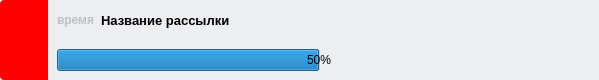
<?xml version="1.0" encoding="UTF-8"?>
<ui version="4.0">
 <class>LaunchedListWidgetItem</class>
 <widget class="QWidget" name="LaunchedListWidgetItem">
  <property name="geometry">
   <rect>
    <x>0</x>
    <y>0</y>
    <width>599</width>
    <height>80</height>
   </rect>
  </property>
  <property name="sizePolicy">
   <sizepolicy hsizetype="Preferred" vsizetype="Fixed">
    <horstretch>0</horstretch>
    <verstretch>0</verstretch>
   </sizepolicy>
  </property>
  <property name="minimumSize">
   <size>
    <width>0</width>
    <height>80</height>
   </size>
  </property>
  <property name="windowTitle">
   <string>Form</string>
  </property>
  <layout class="QGridLayout" name="gridLayout">
   <property name="leftMargin">
    <number>0</number>
   </property>
   <property name="topMargin">
    <number>0</number>
   </property>
   <property name="rightMargin">
    <number>0</number>
   </property>
   <property name="bottomMargin">
    <number>0</number>
   </property>
   <item row="0" column="0">
    <widget class="QWidget" name="mainWidget" native="true">
     <property name="sizePolicy">
      <sizepolicy hsizetype="Preferred" vsizetype="Preferred">
       <horstretch>0</horstretch>
       <verstretch>0</verstretch>
      </sizepolicy>
     </property>
     <property name="styleSheet">
      <string notr="true">border-top-left-radius: 4px;
border-bottom-left-radius: 4px;
border-top-right-radius: 0px;
border-bottom-right-radius: 0px;
</string>
     </property>
     <layout class="QHBoxLayout" name="horizontalLayout">
      <property name="spacing">
       <number>0</number>
      </property>
      <property name="leftMargin">
       <number>0</number>
      </property>
      <property name="topMargin">
       <number>0</number>
      </property>
      <property name="rightMargin">
       <number>0</number>
      </property>
      <property name="bottomMargin">
       <number>0</number>
      </property>
      <item>
       <widget class="QWidget" name="iconPlaceWidget" native="true">
        <property name="minimumSize">
         <size>
          <width>30</width>
          <height>0</height>
         </size>
        </property>
        <property name="maximumSize">
         <size>
          <width>50</width>
          <height>16777215</height>
         </size>
        </property>
        <property name="styleSheet">
         <string notr="true">background-color: red;</string>
        </property>
        <layout class="QGridLayout" name="gridLayout_2">
         <item row="0" column="0">
          <widget class="QLabel" name="iconLabel">
           <property name="sizePolicy">
            <sizepolicy hsizetype="Preferred" vsizetype="Preferred">
             <horstretch>0</horstretch>
             <verstretch>0</verstretch>
            </sizepolicy>
           </property>
           <property name="minimumSize">
            <size>
             <width>30</width>
             <height>30</height>
            </size>
           </property>
           <property name="maximumSize">
            <size>
             <width>30</width>
             <height>30</height>
            </size>
           </property>
           <property name="text">
            <string/>
           </property>
           <property name="pixmap">
            <pixmap>:/style/image/shuttle.png</pixmap>
           </property>
           <property name="scaledContents">
            <bool>true</bool>
           </property>
          </widget>
         </item>
        </layout>
       </widget>
      </item>
      <item>
       <widget class="QWidget" name="buttonsLabelsWidget" native="true">
        <property name="styleSheet">
         <string notr="true">background-color: #EDEEF0;
border-top-left-radius: 0px;
border-bottom-left-radius: 0px;
border-top-right-radius: 4px;
border-bottom-right-radius: 4px;
</string>
        </property>
        <layout class="QHBoxLayout" name="horizontalLayout_3">
         <property name="leftMargin">
          <number>0</number>
         </property>
         <property name="topMargin">
          <number>0</number>
         </property>
         <property name="rightMargin">
          <number>9</number>
         </property>
         <property name="bottomMargin">
          <number>0</number>
         </property>
         <item>
          <widget class="QWidget" name="infoWidget" native="true">
           <layout class="QVBoxLayout" name="verticalLayout">
            <property name="spacing">
             <number>0</number>
            </property>
            <property name="leftMargin">
             <number>0</number>
            </property>
            <property name="topMargin">
             <number>0</number>
            </property>
            <property name="rightMargin">
             <number>0</number>
            </property>
            <property name="bottomMargin">
             <number>0</number>
            </property>
            <item>
             <widget class="QWidget" name="headerWidget" native="true">
              <layout class="QHBoxLayout" name="horizontalLayout_2">
               <item>
                <widget class="QLabel" name="dateLabel">
                 <property name="sizePolicy">
                  <sizepolicy hsizetype="Fixed" vsizetype="Fixed">
                   <horstretch>0</horstretch>
                   <verstretch>0</verstretch>
                  </sizepolicy>
                 </property>
                 <property name="font">
                  <font>
                   <weight>75</weight>
                   <bold>true</bold>
                  </font>
                 </property>
                 <property name="styleSheet">
                  <string notr="true">color:#C0C0C0;</string>
                 </property>
                 <property name="text">
                  <string>время</string>
                 </property>
                </widget>
               </item>
               <item>
                <widget class="QLabel" name="topicLabel">
                 <property name="font">
                  <font>
                   <pointsize>10</pointsize>
                   <weight>75</weight>
                   <bold>true</bold>
                  </font>
                 </property>
                 <property name="styleSheet">
                  <string notr="true">color: black;</string>
                 </property>
                 <property name="text">
                  <string>Название рассылки</string>
                 </property>
                </widget>
               </item>
              </layout>
             </widget>
            </item>
            <item>
             <widget class="QWidget" name="labelsWidget" native="true">
              <layout class="QHBoxLayout" name="horizontalLayout_4">
               <property name="leftMargin">
                <number>0</number>
               </property>
               <property name="topMargin">
                <number>0</number>
               </property>
               <property name="rightMargin">
                <number>0</number>
               </property>
               <property name="bottomMargin">
                <number>0</number>
               </property>
               <item>
                <widget class="QWidget" name="widget" native="true">
                 <layout class="QHBoxLayout" name="horizontalLayout_5">
                  <item>
                   <widget class="QProgressBar" name="progressBar">
                    <property name="value">
                     <number>50</number>
                    </property>
                    <property name="alignment">
                     <set>Qt::AlignCenter</set>
                    </property>
                    <property name="textVisible">
                     <bool>true</bool>
                    </property>
                    <property name="orientation">
                     <enum>Qt::Horizontal</enum>
                    </property>
                   </widget>
                  </item>
                 </layout>
                </widget>
               </item>
              </layout>
             </widget>
            </item>
           </layout>
          </widget>
         </item>
        </layout>
       </widget>
      </item>
     </layout>
    </widget>
   </item>
  </layout>
 </widget>
 <resources/>
 <connections/>
</ui>
